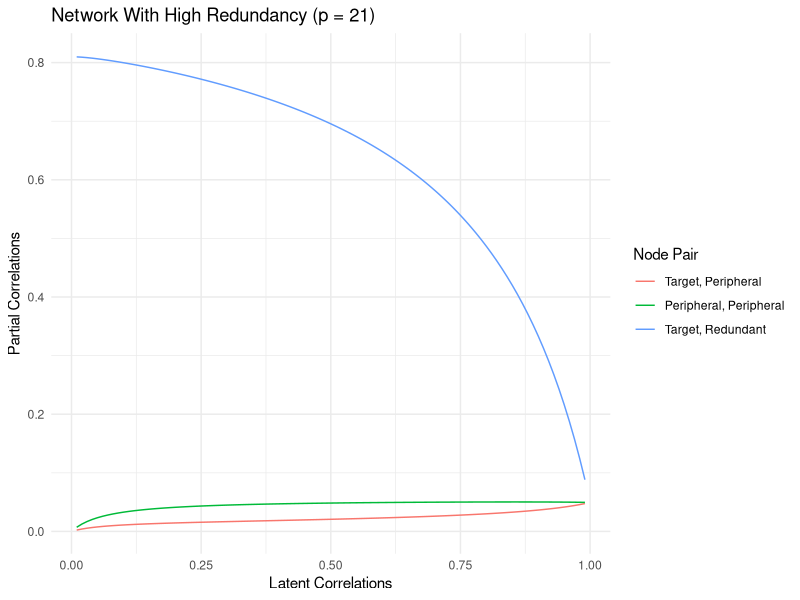

The R script that drew this image:


library(corpcor)
library(igraph)
library(tidyverse)

# Create sequence of correlations
cors = seq(from = 0.01, to = 0.99, by = 0.01)
# Empty matrix for partial correlation vals
pcor.vals = matrix(data = NA, nrow = length(cors), ncol = 4)
# Index to fill each row 
index = 1 
for (i in cors){
  psi = matrix(data = i, nrow = 20, ncol = 20)# latent variable correlations
  diag(psi) = 1
  lambda = matrix(data = 0, nrow = 21, ncol = 20) # loading matrix 
  diag(lambda) = .9
  lambda[21, 20] = .9
  sigma = lambda %*% psi %*% t(lambda) # item correlation matrix
  diag(sigma) = 1
  pcor.mat = cor2pcor(sigma) # partial correlations
  pcor.vals[index,] = c(pcor.mat[20, 2], pcor.mat[9, 3], pcor.mat[20, 21],
                        pcor.mat[20, 1])
  index = index + 1
}



cor.vals = rep(cors, each = 4) # Repeat cor vals for 3
colnames(pcor.vals) = c("target_random", "random_random", "target_clone", "target_random2")
pcor.tibble = as_tibble(pcor.vals)
pcor.long = pcor.tibble |> 
  pivot_longer(col = everything(),
               names_to = "Node_Pair",
               values_to = "pcors") |> 
  mutate(cors = cor.vals,
         Node_Pair = factor(x = Node_Pair,
                            levels = c("target_random",
                                       "random_random",
                                       "target_clone",
                                       "target_random2"),
                            labels = c("Target, Peripheral",
                            "Peripheral, Peripheral",
                            "Target, Redundant",
                            "Target, Peripheral")))

jpeg(filename = "20,0.9.jpeg",
     width = 12,
     height = 6,
     res = 800,
     units = "in")
p = pcor.long |>
  ggplot(mapping = aes(x = cors,
                       y = pcors,
                       color = Node_Pair)) +
  geom_line()

the.g = p + labs(x = "Latent Correlations",
         y = "Partial Correlations",
         title = "Network With High Redundancy (p = 21)") +
  theme_minimal() +
  guides(color = guide_legend(title = "Node Pair"))
print(the.g)
dev.off()
